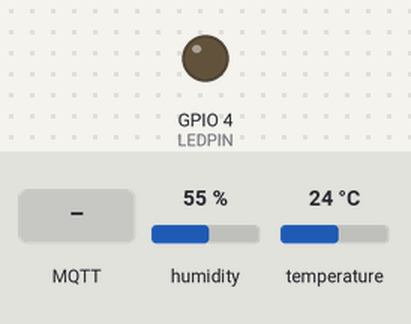
This sketch was run on a simulated ESP8266 (NodeMCU). Parts: output pins drawn as LEDs (lit = HIGH). Inputs (shaded band) come from the test bench; at power-on: humidity 55 %, temperature 24 °C. WiFi joins after 1.5 s; servers stay silent unless stated; no MQTT or app messages arrive unless stated; what the sketch prints to the serial monitor is not drawn.

Above: at 2.7 s.
2.8 s: MQTT message "ON" arrives on the first subscribed topic
At 3.1 s:
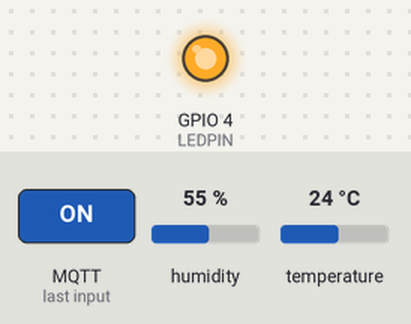
4.3 s: MQTT message "0" arrives on the first subscribed topic
At 5.4 s:
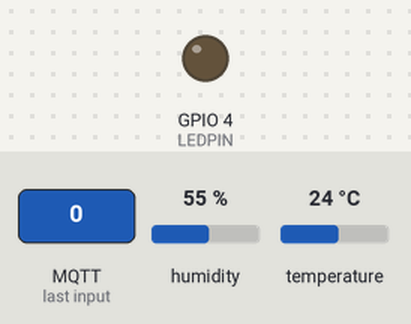
11.5 s: MQTT message "1" arrives on the first subscribed topic
At 12.1 s:
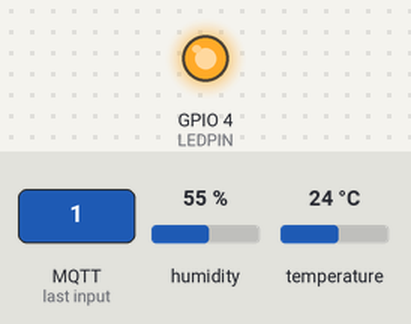
Timing chart, 0 to 14.5 s (numbered marks = the images above; inputs shaded):
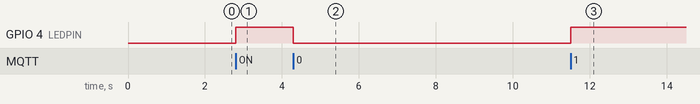

Measured:
- after the input at 2.8 s, GPIO 4 (LEDPIN): LOW → HIGH at once
- after the input at 4.3 s, GPIO 4 (LEDPIN): HIGH → LOW at once
- after the input at 11.5 s, GPIO 4 (LEDPIN): LOW → HIGH at once

The sketch:

ESP8266-MQTT.ino
```cpp
#include <ESP8266WiFi.h>
#include <PubSubClient.h>
#include <DHT.h>
#include <ArduinoJson.h> // Required for structured JSON payloads

/* ---------------- CONFIGURATION ---------------- */
const char* ssid     = "EdNet";
const char* password = "Huawei@123";
const char* mqtt_server = "157.173.101.159";

// Topics aligned with book's design [cite: 353, 457]
#define TOPIC_DATA      "sensors/dht"
#define TOPIC_LED_CMD   "control/led"
#define TOPIC_LED_STATE "control/led/status"
#define TOPIC_STATUS    "iot/status/esp8266_arduino"

/* ---------------- HARDWARE SETUP ---------------- */
#define DHTPIN 5        // D1 (GPIO5) as per book's wiring [cite: 341]
#define LEDPIN 4        // D2 (GPIO4) as per book's wiring [cite: 341]
#define DHTTYPE DHT11

DHT dht(DHTPIN, DHTTYPE);
WiFiClient espClient;
PubSubClient client(espClient);

unsigned long lastMsg = 0;

/* ---------------- MQTT CALLBACK (LED CONTROL) ---------------- */
// Handles incoming commands from the dashboard
void callback(char* topic, byte* payload, unsigned long length) {
  String message;
  for (int i = 0; i < length; i++) message += (char)payload[i];

  if (String(topic) == TOPIC_LED_CMD) {
    if (message == "ON" || message == "1") {
      digitalWrite(LEDPIN, HIGH);
    } else {
      digitalWrite(LEDPIN, LOW);
    }
    // Publish feedback to dashboard [cite: 353, 500]
    String state = (digitalRead(LEDPIN) == HIGH) ? "ON" : "OFF";
    client.publish(TOPIC_LED_STATE, state.c_str(), true);
  }
}

void setup_wifi() {
  Serial.print("\nConnecting to ");
  Serial.println(ssid);
  WiFi.begin(ssid, password);
  while (WiFi.status() != WL_CONNECTED) {
    delay(500);
    Serial.print(".");
  }
  Serial.println("\nWiFi connected. IP: " + WiFi.localIP().toString());
}

/* ---------------- RECONNECT WITH LAST WILL ---------------- */
void reconnect() {
  while (!client.connected()) {
    Serial.print("Attempting MQTT connection...");
    // Connect with Last Will to signal "offline" if connection drops [cite: 300, 385, 501]
    if (client.connect("ESP8266_Arduino", TOPIC_STATUS, 1, true, "offline")) {
      Serial.println("connected");
      client.publish(TOPIC_STATUS, "online", true); // Signal online [cite: 501]
      client.subscribe(TOPIC_LED_CMD);             // Subscribe to commands [cite: 353]
    } else {
      Serial.print("failed, rc=");
      Serial.print(client.state());
      delay(5000);
    }
  }
}

void setup() {
  pinMode(LEDPIN, OUTPUT);
  digitalWrite(LEDPIN, LOW);
  Serial.begin(115200);
  dht.begin();
  setup_wifi();
  client.setServer(mqtt_server, 1883);
  client.setCallback(callback);
}

void loop() {
  if (!client.connected()) reconnect();
  client.loop();

  unsigned long now = millis();
  // Publish every 5 seconds as per firmware example [cite: 457, 462]
  if (now - lastMsg > 5000) {
    lastMsg = now;

    float h = dht.readHumidity();
    float t = dht.readTemperature();

    if (!isnan(h) && !isnan(t)) {
      // Create structured JSON payload
      StaticJsonDocument<128> doc;
      doc["temperature"] = t;
      doc["humidity"] = h;
      doc["ts"] = 0; // In a full implementation, you'd add NTP time here [cite: 380]

      char buffer[128];
      serializeJson(doc, buffer);

      // Publish as retained so dashboard sees data immediately on refresh
      client.publish(TOPIC_DATA, buffer, true);
      Serial.println("Published JSON: " + String(buffer));
    }
  }
}
```
